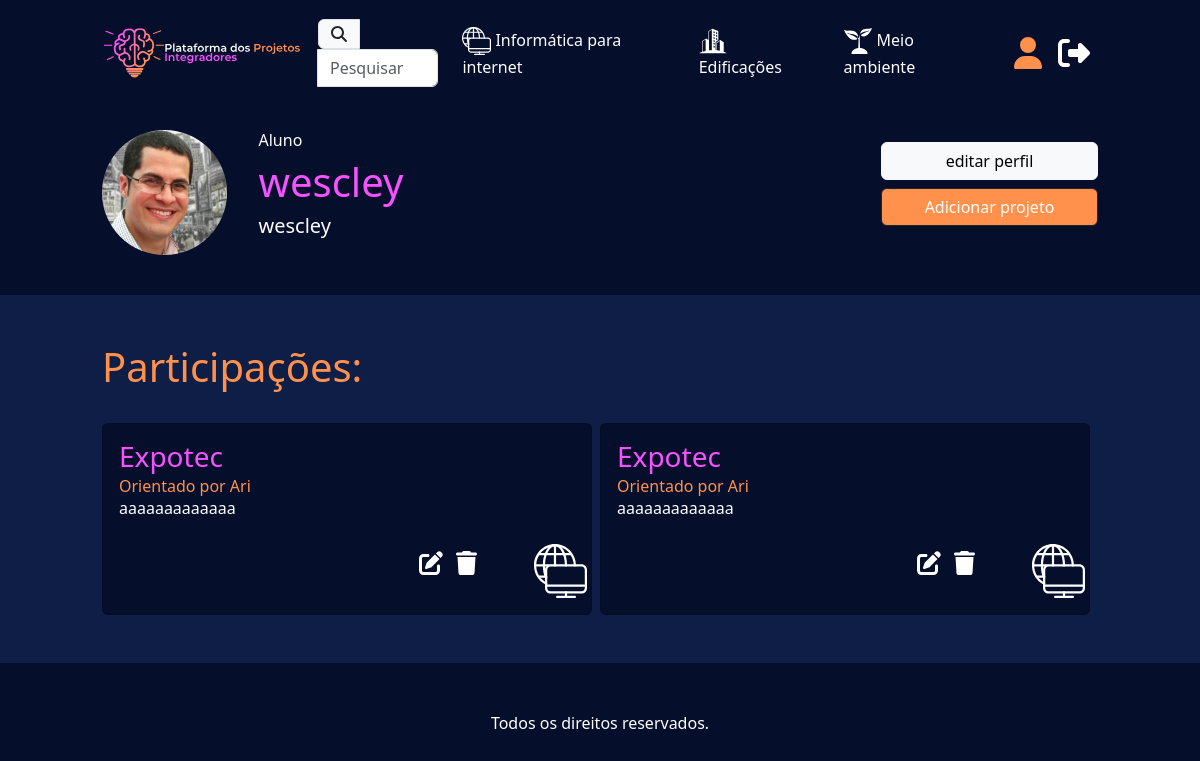
Page /perfil/ (signed in) on the committed database.
### users/models.py (models this page shows, shortened)
class Curso(models.Model):
    titulo = models.CharField(max_length=50)
    logo = models.FileField(blank=True)

class Profile(models.Model):
    user = models.OneToOneField(User, on_delete=models.CASCADE, related_name="profile")

class User(AbstractUser):
    vinculo = models.ForeignKey(Vinculo, on_delete=models.CASCADE, null=True, blank=True)
    curso = models.ForeignKey(Curso, on_delete=models.CASCADE, null=True)

class Vinculo(models.Model):
    vinculo = models.CharField(max_length=50, default="Indefinido")
    def __str__(self):
        return self.vinculo

### ppi/models.py (models this page shows, shortened)
class Projeto(models.Model):
    titulo = models.CharField(max_length=80)
    resumo = models.TextField(max_length=150)
    objetivo = models.TextField(max_length=2000)
    capa = models.ImageField('media/')
    pdf = models.FileField(blank=True, null=True)
    imagens = models.ImageField(blank=True, null=True)
    palavras_chave = models.CharField(max_length=200, blank=True, null=True)
    curso = models.ForeignKey(Curso,on_delete=models.CASCADE, related_name="projetos")
    alunos = models.ManyToManyField(Aluno, related_name="projetos", blank=True)
    orientadores = models.ManyToManyField(Orientador, related_name="projetos", blank=True)
    componentes = models.ManyToManyField(User, related_name="projetos", blank=True)
    criado_em = models.DateTimeField(auto_now_add=True,null=True)

### users/views.py (the view)
# urls.py: path("perfil/", views.verperfil, name = "verperfil"),
@login_required
def verperfil(request):
    profile = get_object_or_404(Profile, user=request.user)
    post = Projeto.objects.all()
    context = {
        "projetos" : post,
        "range" : range(2),
        "profile": profile,
    }
    return render (request, "verperfil.html", context)

### ppi/context_processors.py (called while the page is built)
def cursos(request):
    return {
        "cursos" : Curso.objects.all,
    }

### users/templates/verperfil.html (shortened to what this page needs)
{% extends "base.html" %}
{% load static %}
{% block conteudo %}
<div class="container custom-container mb-3 py-4">
    <div class="row g-0">
        <div class= "col-md-9 col-lg-9 col-sm-8">
            <div class = "row g-0">
                <div class= "col-sm-4 col-md-2 col-lg-2 my-auto">
                    <img src="{% static 'imgs/ari.jpg' %}" class="rounded-circle w-100" alt="imgperfil">
                </div>
                <div class= "col-sm-8 col-md-10 col-lg-10 my-auto">
                    <ul>
                        <h6 class="text-left text-white">{{ profile.user.vinculo }}</h6>
                        <h1 class="text-left roxinho">{{ profile.user.username }}</h1>
                        <h5 class="text-left text-white">{{ profile.user.username }}</h5>
                    </ul>
                </div>
            </div>
        </div>
        <div class= "col-md-3 col-lg-3 col-sm-4 my-auto">
            <ul class="w-100">
                <a href="{% url 'editarperfil' %}">
                    <button class= "btn w-100 btn-light my-1">
                        editar perfil
                    </button>
                </a>
                <a href="{% url 'form_post' %}">
                    <button class= "btn w-100 btn-dark fundo-laranja my-1">
                        Adicionar projeto
                    </button>
                </a>
            </ul>
        </div>
    </div>
</div>
<div class="container-fluid blueback py-5">
    <div class= "container custom-container">
        <h1 class="laranja text-left pb-4">
            Participações:
        </h1>
        <div class="row g-2 w-100 d-flex justify-content-center">
        {% for x in range %}
        {% for projeto in projetos %}
            <div class="col-md-6 col-sm-12">
                <div class="card h-100" style="background-color: rgb(5, 14, 43); min-height: 12em;">
                    <div class="row h-100">
                        <div class="col-10">
                            <a href="{% url 'post' projeto.id %}" class="text-decoration-none">
                                <div class="card-body d-flex flex-column h-100">
                                    <h3 class="card-title roxinho">{{ projeto.titulo }}</h3>
                                    <h6 class="card-subtitle laranja">Orientado por Ari</h6>
                                    <p class="card-title text-white mb-3">{{ projeto.objetivo }}</p>
                                    <ul class="mt-auto d-flex align-items-center mt-auto ms-auto">
                                        <a href="{% url 'editar_projeto' projeto.id %}" class="text-decoration-none m-0">
                                            <i class="fa-solid fa-pen-to-square text-white fa-xl"></i>
                                        </a>
                                        <form class="delete-form" data-id={{ projeto.id }} action="{% url 'excluir_projeto' projeto.id %}" method="POST">
                                            <button type="button" class="btn delete-btn">
                                                <i class="fa-solid fa-trash text-white fa-xl"></i>
                                            </button>
                                        </form>
                                    </ul>
                                </div>
                            </a>
                        </div>
                        <div class="card-body col-2 d-flex align-items-end">
                            <img src="{{ projeto.curso.logo.url }}" alt="projeto.curso.titulo" class="mw-100">
                        </div>
                    </div>
                </div>
            </div>
        {% endfor %}
        {% endfor %}
        </div>
    </div>
</div>
{% endblock conteudo %}

### ppi/templates/base.html (shortened to what this page needs)
{% load static %}
<!doctype html>
<html lang="pt-br">
  <head>
    <link href="https://cdn.jsdelivr.net/npm/select2@4.1.0-rc.0/dist/css/select2.min.css" rel="stylesheet" />
    <link href="https://cdn.jsdelivr.net/npm/bootstrap@5.3.3/dist/css/bootstrap.min.css" rel="stylesheet">
    <link rel="stylesheet" href="{% static 'style.css' %}">
  </head>
  <body style="background-color: rgb(5, 14, 43);">
    <nav class="navbar navbar-expand-lg">
      <div class="container custom-container">
          <a class="navbar-brand" href="{% url 'index' %}">
              <img src="{% static 'imgs/logotopo.svg' %}" alt="Logo" style="max-height: 80px;">
          </a>
          <div class="collapse navbar-collapse" id="navbarSupportedContent">
              <ul class="navbar-nav mb-2 mb-lg-0 ms-auto d-flex align-items-center">
                {% if request.path == "/pesquisar/" %}
                <form
                    method="GET"
                    class="d-flex justify-content-center"
                    onsubmit="return redirectToSearchPage();"
                >
                <div class="input-group">
                  <span class="input-group-text" id="basic-addon1">
                    <i class="fa-solid fa-magnifying-glass text-dark"></i>
                  </span>
                  <input type="text" id="pesquisar" class="form-control search-bar" placeholder="Pesquisar" aria-describedby="basic-addon1">
                </div>
                </form>
                {% else %}
                <a class="text-decoration-none" href="{% url 'pesquisar' %}">
                  <div class="input-group">
                    <span class="input-group-text" id="basic-addon1">
                      <i class="fa-solid fa-magnifying-glass text-dark"></i>
                    </span>
                    <input type="text" id="pesquisarstatic" class="form-control search-bar" placeholder="Pesquisar" aria-describedby="basic-addon1" readonly>
                  </div>
                </a>
                {% endif %}
                  {% for curso in cursos %}
                  <li class="nav-item mx-3">
                      <a class="text-white nav-link" href="{% url 'projetos' curso.id %}">
                          <img src="{{ curso.logo.url }}" style="max-width: 1.8rem;" alt="{{curso.titulo}}">
                          {{ curso.titulo }}
                      </a>
                  </li>
                  {% endfor %}
                  {% if user.is_authenticated %}
                  <li class="nav-item ms-3">
                      <a class="nav-link" href="{% url 'verperfil' %}">
                        <i class="fa-solid fa-user fa-2xl laranja"></i>
                      </a>
                  </li>
                  <form method="post" action="{% url 'logout' %}">
                    <li class="nav-item">
                      <button type="submit" class="nav-link text-white">
                        <i class="fa-solid fa-2xl fa-right-from-bracket"></i>
                      </button>
                    </li>
                  </form>
                  {% else %}
                  <li class="nav-item ms-3">
                      <a class="nav-link" href="{% url 'login' %}">
                        <i class="fa-solid fa-user fa-2xl laranja"></i>
                      </a>
                  </li>
                  {% endif %}
              </ul>
          </div>
      </div>
    </nav>
    {% block conteudo %}
    {% endblock conteudo %}
    <footer class="py-5 text-center text-white">
      Todos os direitos reservados.
    </footer>
  </body>
</html>

### ppi/static/style.css (style rules this page uses)
.roxinho { color: rgb(246, 82, 255); text-decoration: none; }
.laranja { color: rgb(255, 145, 77); text-decoration: none; }
.fundo-laranja { background-color: rgb(255, 145, 77); }
.blueback { background-color: rgb(14, 30, 70); }
.custom-container { max-width: 85vw; width: 100%; }
input::placeholder, textarea::placeholder { color: #ffffff; }
input, textarea, select { border: none; }
#pesquisarstatic { width: 100px; }

### rows in the picture
Curso: logo (picture), titulo "Informática para internet"
Curso: logo (picture), titulo "Edificações"
Curso: logo (picture), titulo "Meio ambiente"
Profile: user.vinculo "Aluno", user.username "wescley"
Projeto: titulo "Expotec", objetivo "aaaaaaaaaaaaa", curso.logo (picture)
